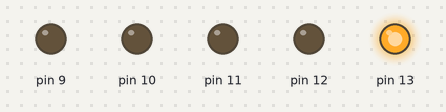
Recording of a sketch running on a simulated Arduino Uno, built with avr-gcc and run on an emulated ATmega328P. Shown: output pins drawn as LEDs (lit = HIGH).

Above: at 0.02 s.
At 0.42 s:
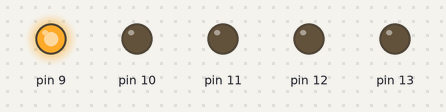
At 0.72 s:
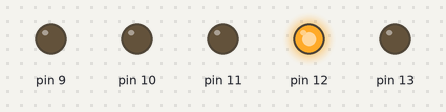
At 1.47 s:
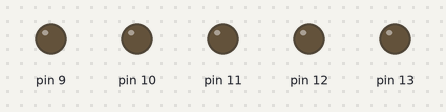
At 2.22 s:
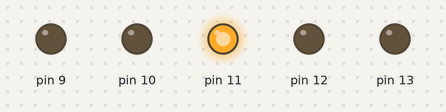
At 2.92 s:
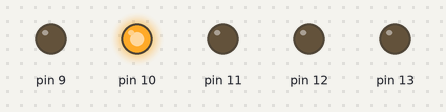
Timing chart, 0 to 3.2 s (numbered marks = the images above):
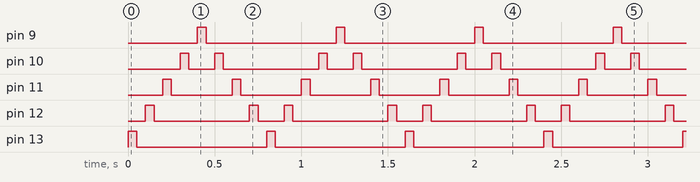

The sketch:

coche_fantastico.ino
```cpp
int animationSpeed = 0;

void setup()
{
  pinMode(13, OUTPUT);
  pinMode(12, OUTPUT);
  pinMode(11, OUTPUT);
  pinMode(10, OUTPUT);
  pinMode(9, OUTPUT);
}

void loop()
{
  animationSpeed = 50;

  digitalWrite(13, HIGH);
  delay(animationSpeed);
  digitalWrite(13, LOW);
  delay(animationSpeed);

  digitalWrite(12, HIGH);
  delay(animationSpeed);
  digitalWrite(12, LOW);
  delay(animationSpeed);

  digitalWrite(11, HIGH);
  delay(animationSpeed);
  digitalWrite(11, LOW);
  delay(animationSpeed);

  digitalWrite(10, HIGH);
  delay(animationSpeed);
  digitalWrite(10, LOW);
  delay(animationSpeed);

  digitalWrite(9, HIGH);
  delay(animationSpeed);
  digitalWrite(9, LOW);
  delay(animationSpeed);

  digitalWrite(10, HIGH);
  delay(animationSpeed);
  digitalWrite(10, LOW);
  delay(animationSpeed);

  digitalWrite(11, HIGH);
  delay(animationSpeed);
  digitalWrite(11, LOW);
  delay(animationSpeed);

  digitalWrite(12, HIGH);
  delay(animationSpeed);
  digitalWrite(12, LOW);
  delay(animationSpeed);

}
```

Measured:
- by itself, pin 9, pin 13: alternates HIGH for 0.05 s and LOW for 0.75 s
- by itself, pin 10: repeats every 0.80 s: LOW 0.15 s, HIGH 0.05 s, LOW 0.55 s, HIGH 0.05 s
- by itself, pin 11: alternates HIGH for 0.05 s and LOW for 0.35 s
- by itself, pin 12: repeats every 0.80 s: LOW 0.55 s, HIGH 0.05 s, LOW 0.15 s, HIGH 0.05 s
